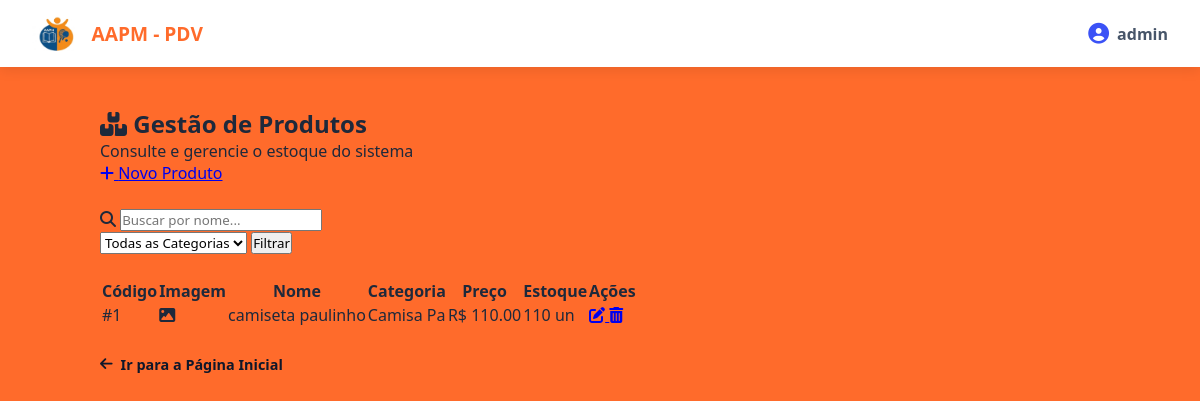
/produtos/ (signed in), run on an earlier commit of the app's database.
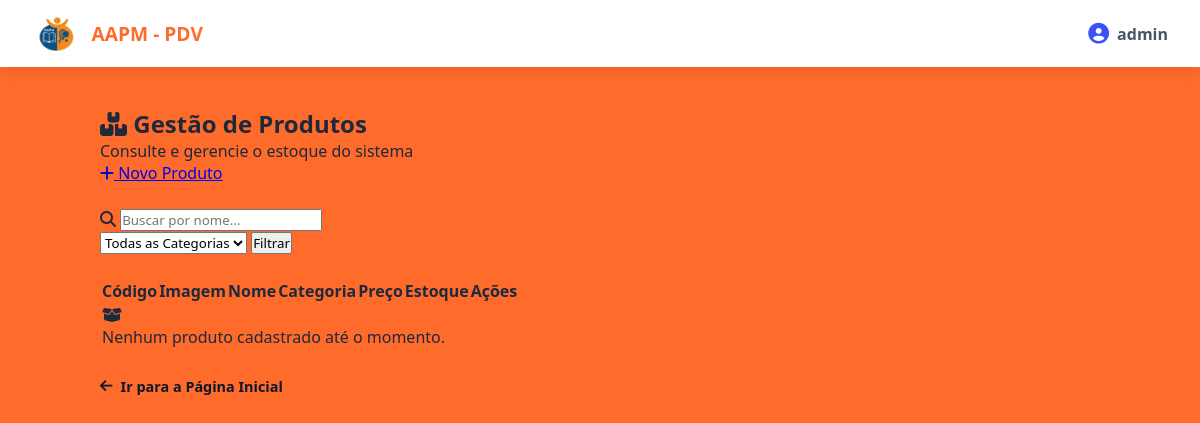
And on a later commit of the database.
### app/models/produto.py (models this page shows, shortened)
class Produto(Base):
    __tablename__ = "produtos"
    id = Column(Integer, primary_key=True, autoincrement=True, index=True)
    nome = Column(String(150), nullable=False, index=True)
    preco = Column(Float, nullable=False, default=0.0)
    estoque_atual = Column(Integer, nullable=False, default=0)
    ativo = Column(Boolean, default=True)
    imagem_path = Column(String(255), nullable=True)
    categoria_id = Column(Integer, ForeignKey("categorias.id", ondelete="SET NULL"), nullable=True )
    categoria = relationship("Categoria", back_populates="produtos")

### app/models/categoria.py (models this page shows)
class Categoria(Base):
    __tablename__ = "categorias"
    id = Column(Integer, primary_key=True, autoincrement=True, index=True)
    nome = Column(String(100), nullable=False, unique=True)
    ativo = Column(Boolean, default=True)
    produtos = relationship("Produto", back_populates="categoria", lazy="select")

### app/controllers/produto_controller.py (the view)
@router.get("/")
def listar_produtos(
    request: Request,
    busca: str = "",
    categoria_id: int = 0,       # 0 = todas as categorias
    db: Session = Depends(get_db),
    usuario = Depends(get_usuario_logado)
):
    query = db.query(Produto).filter(Produto.ativo == True)
    if busca:
        query = query.filter(Produto.nome.ilike(f"%{busca}%"))
    if categoria_id:
        query = query.filter(Produto.categoria_id == categoria_id)
    produtos    = query.order_by(Produto.nome).all()
    categorias  = db.query(Categoria).filter(Categoria.ativo == True).all()
    return templates.TemplateResponse(
        request,
        "produtos/index.html",
        {
            "request":      request,
            "usuario":      usuario,
            "produtos":     produtos,
            "categorias":   categorias,
            "busca":        busca,
            "categoria_id": categoria_id,
        }
    )

### app/templates/produtos/index.html (shortened to what this page needs)
{% extends "base.html" %}
{% block content %}
<div class="page-card header-card">
    <div class="title-group">
        <h2><i class="fa-solid fa-boxes-stacked"></i> Gestão de Produtos</h2>
        <p>Consulte e gerencie o estoque do sistema</p>
    </div>
    {% if usuario and usuario.role == 'admin' %}
    <a href="/produtos/novo" class="btn-primary">
        <i class="fa-solid fa-plus"></i> Novo Produto
    </a>
    {% endif %}
</div>
<div class="page-card filter-card">
    <form method="get" action="/produtos" class="filter-form">
        <div class="search-input-wrapper">
            <i class="fa-solid fa-magnifying-glass search-icon"></i>
            <input
                type="text"
                name="busca"
                placeholder="Buscar por nome..."
                value="{{ busca if busca else '' }}"
                class="input-control">
        </div>
        <select name="categoria_id" class="select-control">
            <option value="0">Todas as Categorias</option>
        </select>
        <button type="submit" class="btn-secondary">
            Filtrar
        </button>
    </form>
</div>
<div class="page-card table-card">
    <table class="custom-table">
        <thead>
            <tr>
                <th>Código</th>
                <th>Imagem</th>
                <th>Nome</th>
                <th>Categoria</th>
                <th>Preço</th>
                <th>Estoque</th>
                <th style="text-align: center;">Ações</th>
            </tr>
        </thead>
        <tbody>
            {% for produto in produtos %}
            <tr>
                <td class="col-id">#{{ produto.id }}</td>
                <td>
                    {% if produto.imagem_path %}
                        <img src="/static/{{ produto.imagem_path }}" alt="{{ produto.nome }}" class="table-img">
                    {% else %}
                        <div class="table-img-placeholder"><i class="fa-solid fa-image"></i></div>
                    {% endif %}
                </td>
                <td class="col-name">{{ produto.nome }}</td>
                <td>
                    <span class="badge-cat">
                        {{ produto.categoria.nome if produto.categoria else 'Sem Categoria' }}
                    </span>
                </td>
                <td class="col-price">R$ {{ "%.2f"|format(produto.preco) }}</td>
                <td>
                    {% if produto.estoque_atual <= 5 %}
                        <span class="badge-stock stock-low">{{ produto.estoque_atual }} un</span>
                    {% else %}
                        <span class="badge-stock stock-ok">{{ produto.estoque_atual }} un</span>
                    {% endif %}
                </td>
                <td>
                    <div class="actions-wrapper">
                        <a href="/produtos/{{ produto.id }}/editar" class="btn-icon edit" title="Editar">
                            <i class="fa-solid fa-pen-to-square"></i>
                        </a>
                        {% if usuario and usuario.role == 'admin' %}
                        <a href="/produtos/{{ produto.id }}/deletar" class="btn-icon delete" title="Excluir" onclick="return confirm('Deseja realmente desativar este produto?');">
                            <i class="fa-solid fa-trash-can"></i>
                        </a>
                        {% endif %}
                    </div>
                </td>
            </tr>
            {% else %}
            <tr>
                <td colspan="7" class="empty-state">
                    <i class="fa-solid fa-box-open"></i>
                    <p>Nenhum produto cadastrado até o momento.</p>
                </td>
            </tr>
            {% endfor %}
        </tbody>
    </table>
</div>
<div>
    <a href="/" style="text-decoration: none; color: #0f172a; font-weight: 600; font-size: 0.9rem; display: inline-flex; align-items: center; gap: 8px;">
        <i class="fa-solid fa-arrow-left"></i> Ir para a Página Inicial
    </a>
</div>
{% endblock %}

### app/templates/base.html (shortened to what this page needs)
<!DOCTYPE html>
<html lang="pt-br">
<head>
    <link rel="stylesheet" href="https://cdnjs.cloudflare.com/ajax/libs/font-awesome/6.5.1/css/all.min.css">
    <link rel="stylesheet" href="{{ url_for('static', path='CSS/style.css') }}">
</head>
<body>
    <header class="app-header">
        <div class="header-brand">
            <img src="{{ url_for('static', path='IMG/logo.png') }}" alt="Logo AAPM" class="header-logo">
            <span>AAPM - PDV</span>
        </div>
        <div class="header-user">
            <i class="fa-solid fa-circle-user"></i>
            <span>{{ usuario.nome if usuario else 'Usuário' }}</span>
        </div>
    </header>
    <main class="app-main">
        {% block content %}
        {% endblock %}
    </main>
</body>
</html>

### app/static/CSS/style.css (style rules this page uses)
* { margin: 0; padding: 0; box-sizing: border-box; font-family: 'Segoe UI', Tahoma, Geneva, Verdana, sans-serif; }
body { background-color: #ff6b2b; color: #1e293b; min-height: 100vh; display: flex; flex-direction: column; }
.app-header { background-color: #ffffff; padding: 1rem 2rem; display: flex; justify-content: space-between; align-items: center; box-shadow: 0 4px 12px rgba(0, 0, 0, 0.08); }
.header-brand { display: flex; align-items: center; gap: 12px; font-weight: 800; font-size: 1.2rem; color: #ff6b2b; }
.header-logo { height: 35px; width: auto; }
.header-user { display: flex; align-items: center; gap: 8px; color: #475569; font-weight: 600; }
.header-user i { font-size: 1.3rem; color: #3b52f6; }
.app-main { max-width: 1000px; width: 90%; margin: 2.5rem auto; display: flex; flex-direction: column; gap: 1.5rem; }

What changed in the data, as far as the page shows it:
removed Produto: id "1", nome "camiseta paulinho", categoria "Camisa Pa", preco "110.00", estoque_atual "110"
Also different on the page:
text now shown: "Nenhum produto cadastrado até o momento."
